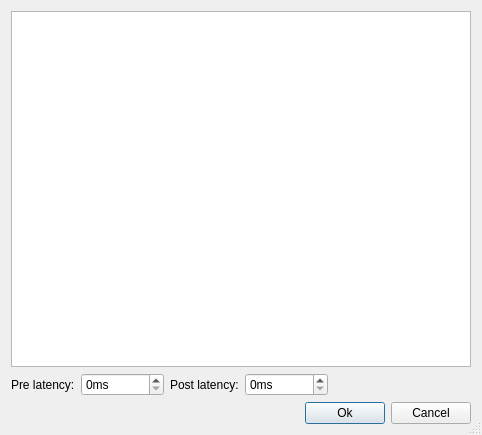
<?xml version="1.0" encoding="UTF-8"?>
<ui version="4.0">
 <class>AwInputMarkerWidgetUi</class>
 <widget class="QDialog" name="AwInputMarkerWidgetUi">
  <property name="geometry">
   <rect>
    <x>0</x>
    <y>0</y>
    <width>482</width>
    <height>435</height>
   </rect>
  </property>
  <property name="windowTitle">
   <string>Select Markers</string>
  </property>
  <property name="windowIcon">
   <iconset resource="../../../resources/AnyWave.qrc">
    <normaloff>:/images/AnyWave_icon.png</normaloff>:/images/AnyWave_icon.png</iconset>
  </property>
  <property name="sizeGripEnabled">
   <bool>true</bool>
  </property>
  <property name="modal">
   <bool>true</bool>
  </property>
  <layout class="QVBoxLayout" name="verticalLayout">
   <item>
    <widget class="QTableView" name="tableView"/>
   </item>
   <item>
    <layout class="QHBoxLayout" name="horizontalLayout">
     <item>
      <widget class="QLabel" name="label">
       <property name="text">
        <string>Pre latency:</string>
       </property>
      </widget>
     </item>
     <item>
      <widget class="QSpinBox" name="sbPre">
       <property name="suffix">
        <string>ms</string>
       </property>
       <property name="prefix">
        <string/>
       </property>
       <property name="maximum">
        <number>999999999</number>
       </property>
       <property name="singleStep">
        <number>100</number>
       </property>
       <property name="value">
        <number>0</number>
       </property>
      </widget>
     </item>
     <item>
      <widget class="QLabel" name="label_2">
       <property name="text">
        <string>Post latency:</string>
       </property>
      </widget>
     </item>
     <item>
      <widget class="QSpinBox" name="sbPost">
       <property name="suffix">
        <string>ms</string>
       </property>
       <property name="prefix">
        <string/>
       </property>
       <property name="maximum">
        <number>999999999</number>
       </property>
       <property name="singleStep">
        <number>100</number>
       </property>
       <property name="value">
        <number>0</number>
       </property>
      </widget>
     </item>
     <item>
      <spacer name="horizontalSpacer">
       <property name="orientation">
        <enum>Qt::Horizontal</enum>
       </property>
       <property name="sizeHint" stdset="0">
        <size>
         <width>40</width>
         <height>20</height>
        </size>
       </property>
      </spacer>
     </item>
    </layout>
   </item>
   <item>
    <layout class="QHBoxLayout" name="horizontalLayout_2">
     <item>
      <spacer name="horizontalSpacer_2">
       <property name="orientation">
        <enum>Qt::Horizontal</enum>
       </property>
       <property name="sizeHint" stdset="0">
        <size>
         <width>40</width>
         <height>20</height>
        </size>
       </property>
      </spacer>
     </item>
     <item>
      <widget class="QPushButton" name="pushButton">
       <property name="text">
        <string>Ok</string>
       </property>
      </widget>
     </item>
     <item>
      <widget class="QPushButton" name="pushButton_2">
       <property name="text">
        <string>Cancel</string>
       </property>
      </widget>
     </item>
    </layout>
   </item>
  </layout>
 </widget>
 <layoutdefault spacing="6" margin="11"/>
 <resources>
  <include location="../../../resources/AnyWave.qrc"/>
 </resources>
 <connections>
  <connection>
   <sender>pushButton</sender>
   <signal>clicked()</signal>
   <receiver>AwInputMarkerWidgetUi</receiver>
   <slot>accept()</slot>
   <hints>
    <hint type="sourcelabel">
     <x>365</x>
     <y>411</y>
    </hint>
    <hint type="destinationlabel">
     <x>250</x>
     <y>409</y>
    </hint>
   </hints>
  </connection>
  <connection>
   <sender>pushButton_2</sender>
   <signal>clicked()</signal>
   <receiver>AwInputMarkerWidgetUi</receiver>
   <slot>reject()</slot>
   <hints>
    <hint type="sourcelabel">
     <x>438</x>
     <y>408</y>
    </hint>
    <hint type="destinationlabel">
     <x>166</x>
     <y>412</y>
    </hint>
   </hints>
  </connection>
 </connections>
</ui>
